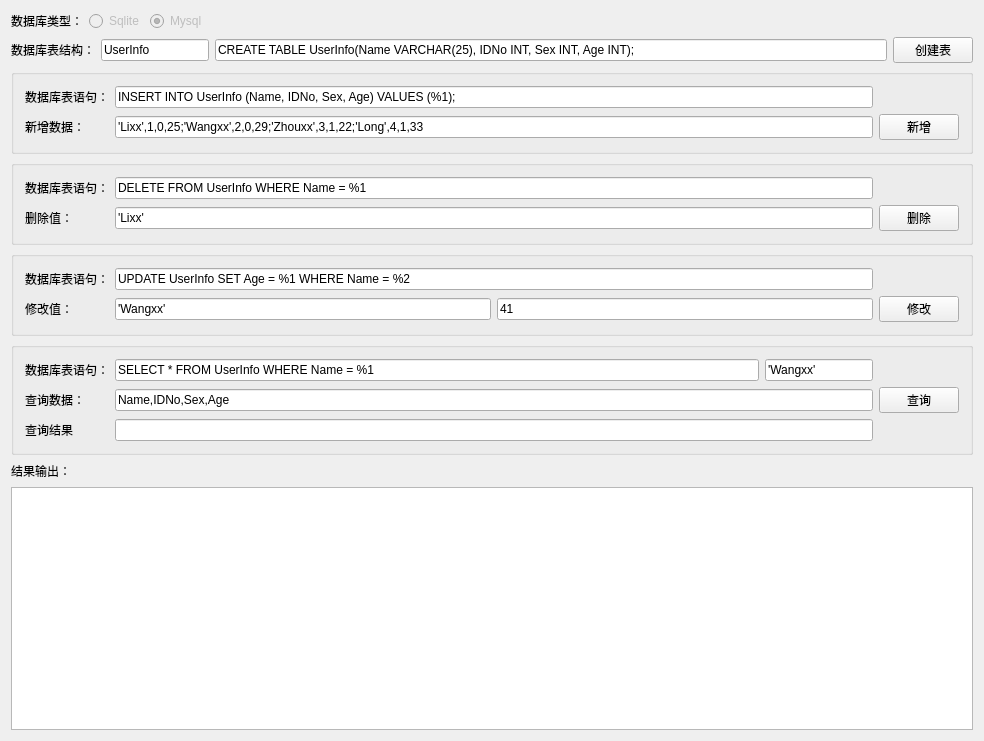
<?xml version="1.0" encoding="UTF-8"?>
<ui version="4.0">
 <class>MainWidget</class>
 <widget class="QWidget" name="MainWidget">
  <property name="geometry">
   <rect>
    <x>0</x>
    <y>0</y>
    <width>984</width>
    <height>741</height>
   </rect>
  </property>
  <property name="windowTitle">
   <string>MainWidget</string>
  </property>
  <layout class="QVBoxLayout" name="verticalLayout">
   <item>
    <layout class="QHBoxLayout" name="horizontalLayout">
     <item>
      <widget class="QLabel" name="lbl_dbType">
       <property name="text">
        <string>数据库类型：</string>
       </property>
      </widget>
     </item>
     <item>
      <widget class="QRadioButton" name="radio_sqlite">
       <property name="enabled">
        <bool>false</bool>
       </property>
       <property name="text">
        <string>Sqlite</string>
       </property>
       <property name="checked">
        <bool>false</bool>
       </property>
      </widget>
     </item>
     <item>
      <widget class="QRadioButton" name="radio_mysql">
       <property name="enabled">
        <bool>false</bool>
       </property>
       <property name="text">
        <string>Mysql</string>
       </property>
       <property name="checked">
        <bool>true</bool>
       </property>
      </widget>
     </item>
     <item>
      <spacer name="horizontalSpacer">
       <property name="orientation">
        <enum>Qt::Horizontal</enum>
       </property>
       <property name="sizeHint" stdset="0">
        <size>
         <width>40</width>
         <height>20</height>
        </size>
       </property>
      </spacer>
     </item>
    </layout>
   </item>
   <item>
    <layout class="QHBoxLayout" name="horizontalLayout_3">
     <item>
      <widget class="QLabel" name="lbl_createTable">
       <property name="text">
        <string>数据库表结构：</string>
       </property>
      </widget>
     </item>
     <item>
      <widget class="QLineEdit" name="edit_tableName">
       <property name="sizePolicy">
        <sizepolicy hsizetype="Preferred" vsizetype="Fixed">
         <horstretch>0</horstretch>
         <verstretch>0</verstretch>
        </sizepolicy>
       </property>
       <property name="text">
        <string>UserInfo</string>
       </property>
      </widget>
     </item>
     <item>
      <widget class="QLineEdit" name="edit_createTable">
       <property name="text">
        <string>CREATE TABLE UserInfo(Name VARCHAR(25), IDNo INT, Sex INT, Age INT);</string>
       </property>
      </widget>
     </item>
     <item>
      <widget class="QPushButton" name="btn_createTable">
       <property name="text">
        <string>创建表</string>
       </property>
      </widget>
     </item>
    </layout>
   </item>
   <item>
    <widget class="QGroupBox" name="group_insert">
     <property name="title">
      <string/>
     </property>
     <layout class="QGridLayout" name="gridLayout">
      <item row="0" column="0">
       <widget class="QLabel" name="label">
        <property name="text">
         <string>数据库表语句：</string>
        </property>
       </widget>
      </item>
      <item row="0" column="1">
       <widget class="QLineEdit" name="edit_insertState">
        <property name="text">
         <string>INSERT INTO UserInfo (Name, IDNo, Sex, Age) VALUES (%1);</string>
        </property>
       </widget>
      </item>
      <item row="1" column="0">
       <widget class="QLabel" name="label_2">
        <property name="text">
         <string>新增数据：</string>
        </property>
       </widget>
      </item>
      <item row="1" column="1">
       <widget class="QLineEdit" name="edit_insertData">
        <property name="text">
         <string>'Lixx',1,0,25;'Wangxx',2,0,29;'Zhouxx',3,1,22;'Long',4,1,33</string>
        </property>
       </widget>
      </item>
      <item row="1" column="2">
       <widget class="QPushButton" name="btn_insert">
        <property name="text">
         <string>新增</string>
        </property>
       </widget>
      </item>
     </layout>
    </widget>
   </item>
   <item>
    <widget class="QGroupBox" name="group_delete">
     <property name="title">
      <string/>
     </property>
     <layout class="QGridLayout" name="gridLayout_2">
      <item row="0" column="0">
       <widget class="QLabel" name="label_3">
        <property name="text">
         <string>数据库表语句：</string>
        </property>
       </widget>
      </item>
      <item row="0" column="1">
       <widget class="QLineEdit" name="edit_deleteState">
        <property name="text">
         <string>DELETE FROM UserInfo WHERE Name = %1</string>
        </property>
       </widget>
      </item>
      <item row="1" column="0">
       <widget class="QLabel" name="label_4">
        <property name="text">
         <string>删除值：</string>
        </property>
       </widget>
      </item>
      <item row="1" column="1">
       <widget class="QLineEdit" name="edit_deleteData">
        <property name="text">
         <string>'Lixx'</string>
        </property>
       </widget>
      </item>
      <item row="1" column="2">
       <widget class="QPushButton" name="btn_delete">
        <property name="text">
         <string>删除</string>
        </property>
       </widget>
      </item>
     </layout>
    </widget>
   </item>
   <item>
    <widget class="QGroupBox" name="group_delete_2">
     <property name="title">
      <string/>
     </property>
     <layout class="QGridLayout" name="gridLayout_3">
      <item row="0" column="0">
       <widget class="QLabel" name="label_5">
        <property name="text">
         <string>数据库表语句：</string>
        </property>
       </widget>
      </item>
      <item row="0" column="1" colspan="2">
       <widget class="QLineEdit" name="edit_modState">
        <property name="text">
         <string>UPDATE UserInfo SET Age = %1 WHERE Name = %2</string>
        </property>
       </widget>
      </item>
      <item row="1" column="0">
       <widget class="QLabel" name="label_6">
        <property name="text">
         <string>修改值：</string>
        </property>
       </widget>
      </item>
      <item row="1" column="1">
       <widget class="QLineEdit" name="edit_modKey">
        <property name="text">
         <string>'Wangxx'</string>
        </property>
       </widget>
      </item>
      <item row="1" column="2">
       <widget class="QLineEdit" name="edit_modData">
        <property name="text">
         <string>41</string>
        </property>
       </widget>
      </item>
      <item row="1" column="3">
       <widget class="QPushButton" name="btn_mod">
        <property name="text">
         <string>修改</string>
        </property>
       </widget>
      </item>
     </layout>
    </widget>
   </item>
   <item>
    <widget class="QGroupBox" name="group_delete_3">
     <property name="title">
      <string/>
     </property>
     <layout class="QGridLayout" name="gridLayout_4">
      <item row="0" column="0">
       <widget class="QLabel" name="label_7">
        <property name="text">
         <string>数据库表语句：</string>
        </property>
       </widget>
      </item>
      <item row="0" column="1">
       <widget class="QLineEdit" name="edit_queryState">
        <property name="text">
         <string>SELECT * FROM UserInfo WHERE Name = %1</string>
        </property>
       </widget>
      </item>
      <item row="0" column="2">
       <widget class="QLineEdit" name="edit_queryData">
        <property name="sizePolicy">
         <sizepolicy hsizetype="Preferred" vsizetype="Fixed">
          <horstretch>0</horstretch>
          <verstretch>0</verstretch>
         </sizepolicy>
        </property>
        <property name="text">
         <string>'Wangxx'</string>
        </property>
       </widget>
      </item>
      <item row="1" column="0">
       <widget class="QLabel" name="label_9">
        <property name="text">
         <string>查询数据：</string>
        </property>
       </widget>
      </item>
      <item row="1" column="1" colspan="2">
       <widget class="QLineEdit" name="edit_queryResultKey">
        <property name="sizePolicy">
         <sizepolicy hsizetype="Preferred" vsizetype="Fixed">
          <horstretch>0</horstretch>
          <verstretch>0</verstretch>
         </sizepolicy>
        </property>
        <property name="text">
         <string>Name,IDNo,Sex,Age</string>
        </property>
       </widget>
      </item>
      <item row="1" column="3">
       <widget class="QPushButton" name="btn_query">
        <property name="text">
         <string>查询</string>
        </property>
       </widget>
      </item>
      <item row="2" column="0">
       <widget class="QLabel" name="label_8">
        <property name="text">
         <string>查询结果</string>
        </property>
       </widget>
      </item>
      <item row="2" column="1" colspan="2">
       <widget class="QLineEdit" name="edit_queryResult">
        <property name="text">
         <string/>
        </property>
       </widget>
      </item>
     </layout>
    </widget>
   </item>
   <item>
    <layout class="QHBoxLayout" name="horizontalLayout_2">
     <item>
      <widget class="QLabel" name="lbl_result">
       <property name="text">
        <string>结果输出：</string>
       </property>
      </widget>
     </item>
     <item>
      <spacer name="horizontalSpacer_2">
       <property name="orientation">
        <enum>Qt::Horizontal</enum>
       </property>
       <property name="sizeHint" stdset="0">
        <size>
         <width>40</width>
         <height>20</height>
        </size>
       </property>
      </spacer>
     </item>
    </layout>
   </item>
   <item>
    <widget class="QTextEdit" name="edit_result"/>
   </item>
  </layout>
 </widget>
 <layoutdefault spacing="6" margin="11"/>
 <resources/>
 <connections/>
</ui>
